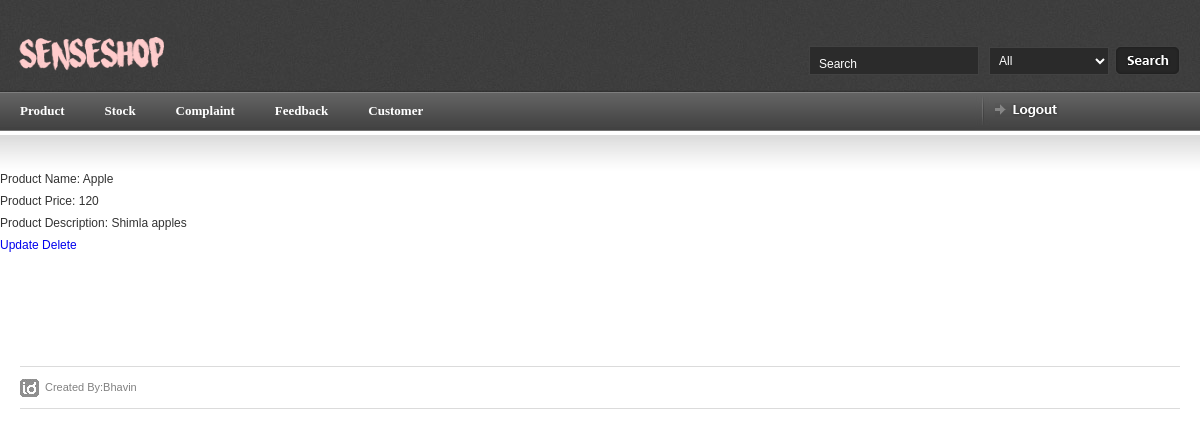
/myadmin/product/1/ (signed in), run on an earlier commit of the app's database.
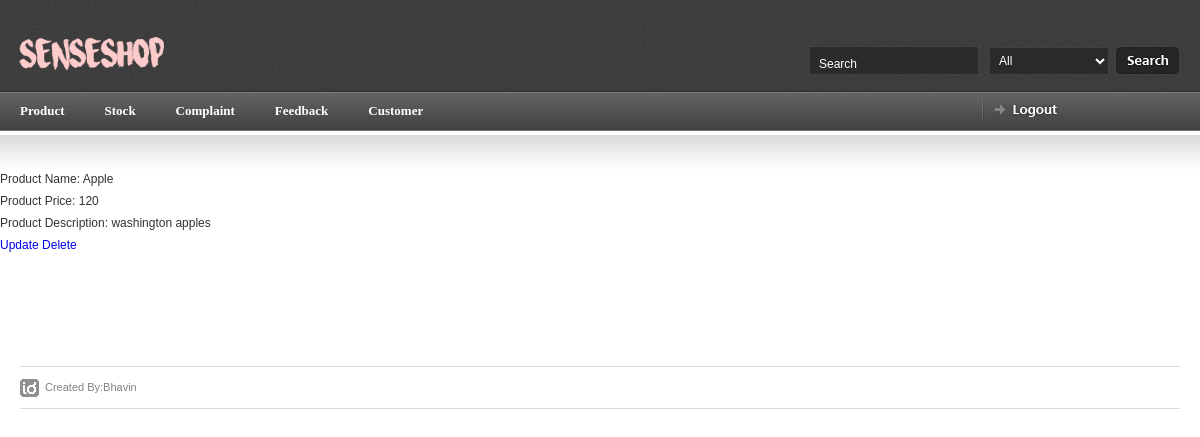
And on a later commit of the database.
### myadmin/models.py (models this page shows, shortened)
class product(models.Model):
    pro_name = models.CharField(max_length=250)
    au_id = models.DecimalField(max_digits=20,decimal_places=0)
    pro_price = models.DecimalField(max_digits=5, decimal_places=0)
    prodct_dec =models.CharField(max_length=1000)
    flag =models.DecimalField(max_digits=2,decimal_places=0)

### myadmin/views.py (the view)
# urls.py: url(r'^myadmin/product/(?P<pk>[0-9]+)/$',b.ProductDetailView.as_view(),name='product_detail'),
class ProductDetailView(generic.DetailView):
    model = product
    template_name = 'detail/product_detail.html'
    context_object_name = 'product'
    def dispatch(self,request ,*args, **kwargs):
        if request.session.has_key('myadmin'):
            a = 'hello'
        else:
            return redirect('index')
        return super(ProductDetailView, self).dispatch(request,*args, **kwargs)

### myadmin/templates/detail/product_detail.html
{% load staticfiles %}
{% include 'article_start.html' %}
Product Name: {{ product.pro_name }}<br>
Product Price: {{ product.pro_price }}<br>
Product Description: {{ product.prodct_dec }}<br>
<a href="{% url 'product_update' product.id %}">Update</a>
<a href="{% url 'product_delete' product.id %}">Delete</a>
{% include 'article_close.html' %}

What changed in the data, as far as the page shows it:
changed product "Apple": prodct_dec "Shimla apples" → "washington apples"
